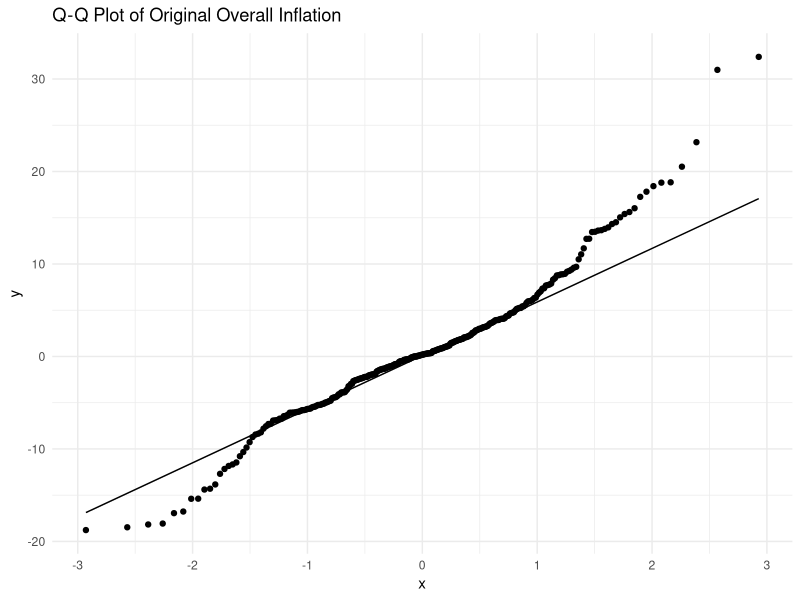
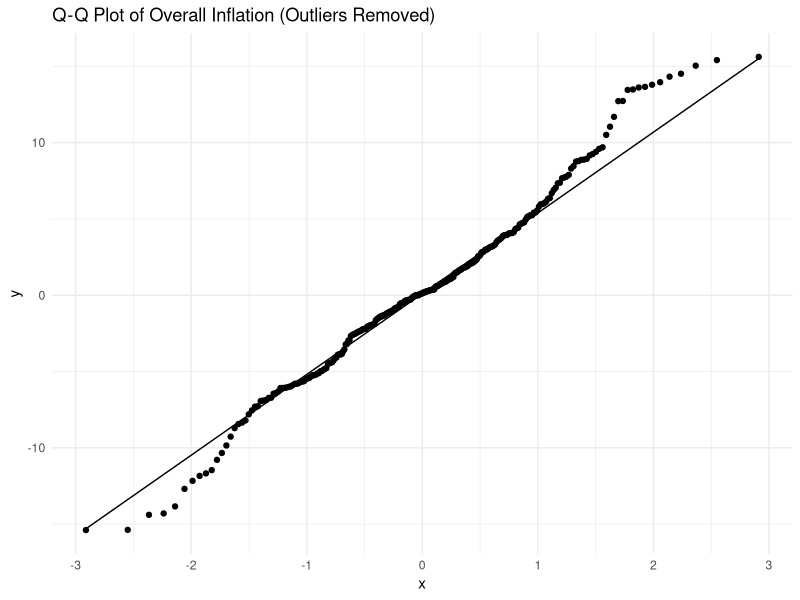
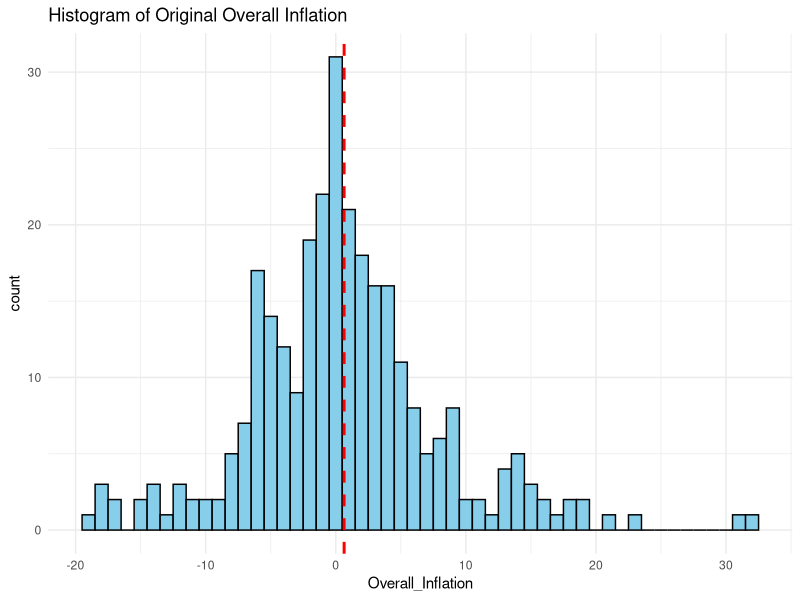
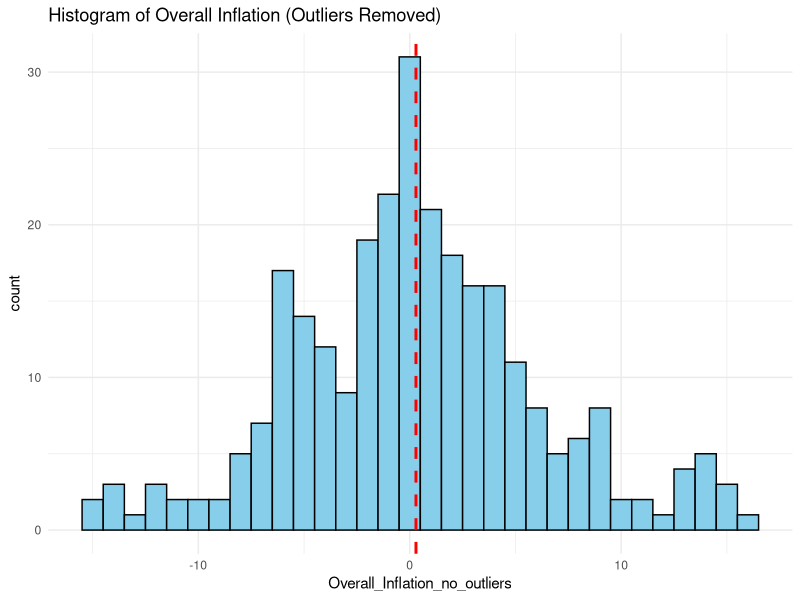
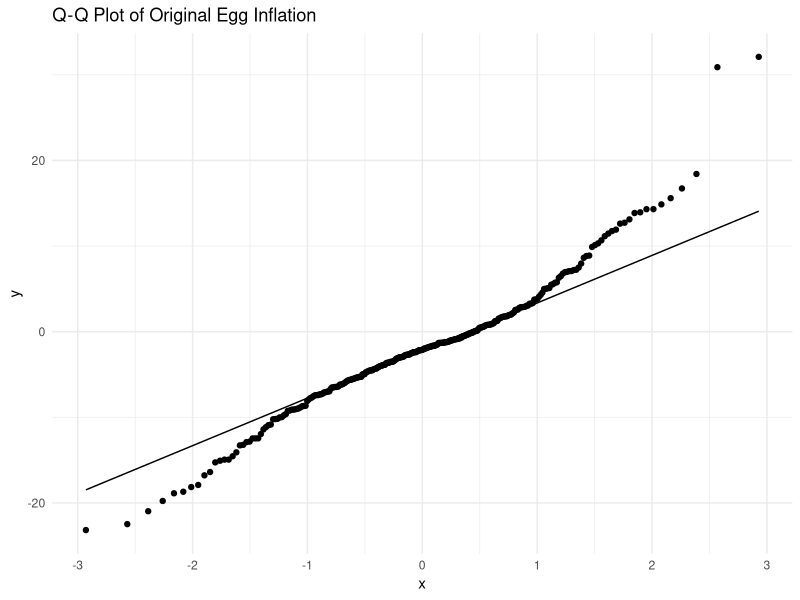
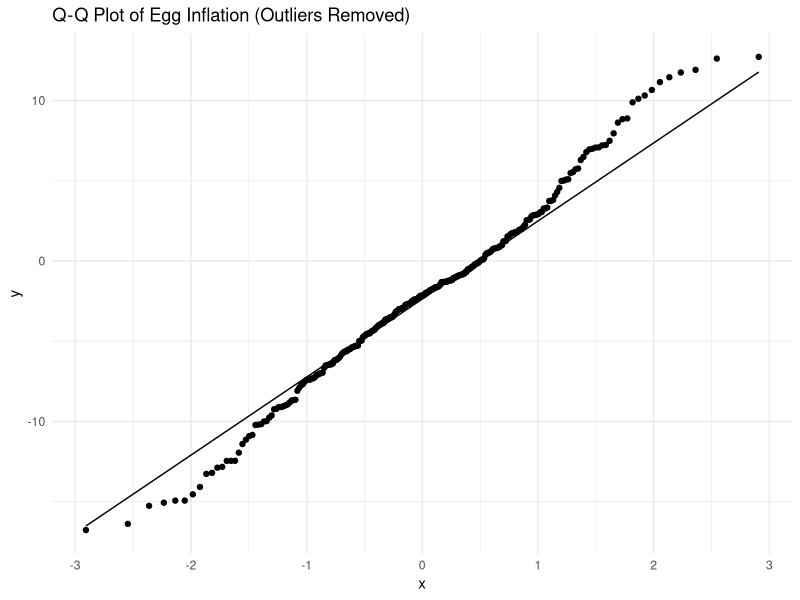
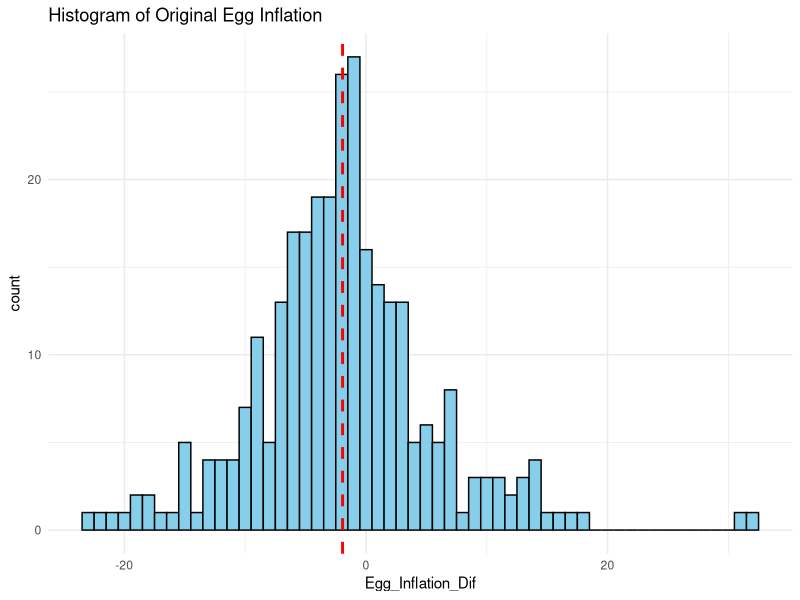
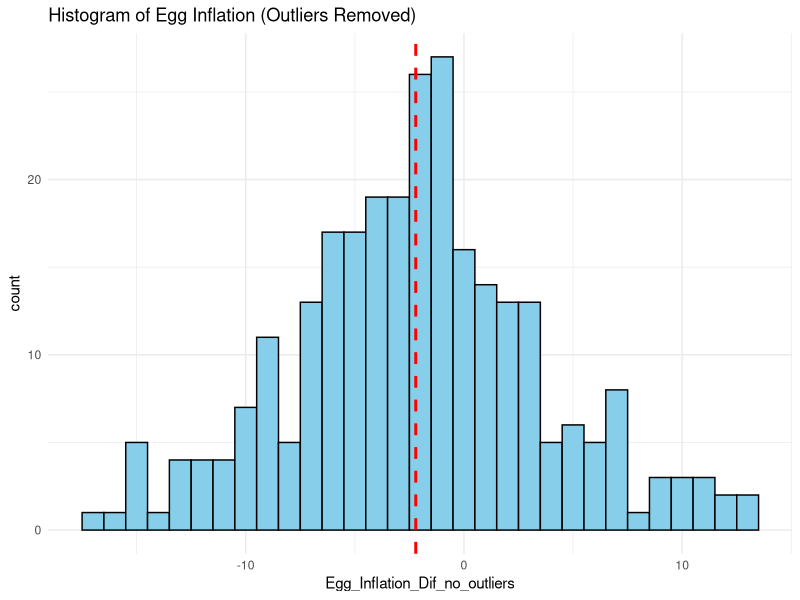

Write the R code that produced these figures, in order.
# Your existing code with modifications
library(tidyr)
library(dplyr)
library(lubridate)
library(ggplot2)


#import data
inflation_data <- read.csv("Data/City_Inflation_Differences.csv")


# Determine the most recent year and filter if necessary
max_year <- max(inflation_data$Year)
inflation_data_filtered <- inflation_data |>
  filter(Year > (max_year - 25))

# Reshape the filtered data
inflation_long <- inflation_data_filtered |>
  pivot_longer(
    cols = c(ends_with("Percentage_Change"), ends_with("Egg_Inflation_Dif")),
    names_to = c("Month", ".value"),
    names_pattern = "(.+)_(Percentage_Change|Egg_Inflation_Dif)"
  ) |>
  rename(
    Overall_Inflation = Percentage_Change,
    Egg_Inflation_Dif = Egg_Inflation_Dif
  ) |>
  mutate(
    Month = match(Month, month.abb),
    Date = ymd(paste(Year, Month, "01"))
  ) |>
  arrange(Date)

inflation_long <- inflation_long |>
  select(Year, Overall_Inflation, Egg_Inflation_Dif, Date)

#remove NA values
inflation_long <- inflation_long |>
  na.omit()


remove_outliers <- function(x, na.rm = TRUE, ...) {
  qnt <- quantile(x, probs=c(.25, .75), na.rm = na.rm, ...)
  H <- 1.5 * IQR(x, na.rm = na.rm)
  y <- x
  y[x < (qnt[1] - H)] <- NA
  y[x > (qnt[2] + H)] <- NA
  y
}

# Remove outliers from Overall_Inflation
inflation_long_no_outliers <- inflation_long %>%
  mutate(Overall_Inflation_no_outliers = remove_outliers(Overall_Inflation)) %>%
  filter(!is.na(Overall_Inflation_no_outliers))

# Remove outliers from Egg Inflation
inflation_long__egg_no_outliers <- inflation_long %>%
  mutate(Egg_Inflation_Dif_no_outliers = remove_outliers(Egg_Inflation_Dif)) %>%
  filter(!is.na(Egg_Inflation_Dif_no_outliers))

# Create Q-Q plots
qqplot_original <- ggplot(inflation_long, aes(sample = Overall_Inflation)) +
  stat_qq() + stat_qq_line() + theme_minimal() +
  labs(title = "Q-Q Plot of Original Overall Inflation")

qqplot_no_outliers <- ggplot(inflation_long_no_outliers, aes(sample = Overall_Inflation_no_outliers)) +
  stat_qq() + stat_qq_line() + theme_minimal() +
  labs(title = "Q-Q Plot of Overall Inflation (Outliers Removed)")

qqplot_egg_original <- ggplot(inflation_long, aes(sample = Egg_Inflation_Dif)) +
  stat_qq() + stat_qq_line() + theme_minimal() +
  labs(title = "Q-Q Plot of Original Egg Inflation")

qqplot_egg_no_outliers <- ggplot(inflation_long__egg_no_outliers, aes(sample = Egg_Inflation_Dif_no_outliers)) +
  stat_qq() + stat_qq_line() + theme_minimal() +
  labs(title = "Q-Q Plot of Egg Inflation (Outliers Removed)")


# Create histograms
histogram_original <- ggplot(inflation_long, aes(x = Overall_Inflation)) +
  geom_histogram(binwidth = 1, fill = "skyblue", color = "black") +
  geom_vline(aes(xintercept = mean(Overall_Inflation)), color = "red", linetype = "dashed", size = 1) +
  theme_minimal() +
  labs(title = "Histogram of Original Overall Inflation")

histogram_no_outliers <- ggplot(inflation_long_no_outliers, aes(x = Overall_Inflation_no_outliers)) +
  geom_histogram(binwidth = 1, fill = "skyblue", color = "black") +
  geom_vline(aes(xintercept = mean(Overall_Inflation_no_outliers)), color = "red", linetype = "dashed", size = 1) +
  theme_minimal() +
  labs(title = "Histogram of Overall Inflation (Outliers Removed)")

histogram_egg_original <- ggplot(inflation_long, aes(x = Egg_Inflation_Dif)) +
  geom_histogram(binwidth = 1, fill = "skyblue", color = "black") +
  geom_vline(aes(xintercept = mean(Egg_Inflation_Dif)), color = "red", linetype = "dashed", size = 1) +
  theme_minimal() +
  labs(title = "Histogram of Original Egg Inflation")

histogram_egg_no_outliers <- ggplot(inflation_long__egg_no_outliers, aes(x = Egg_Inflation_Dif_no_outliers)) +
  geom_histogram(binwidth = 1, fill = "skyblue", color = "black") +
  geom_vline(aes(xintercept = mean(Egg_Inflation_Dif_no_outliers)), color = "red", linetype = "dashed", size = 1) +
  theme_minimal() +
  labs(title = "Histogram of Egg Inflation (Outliers Removed)")

# Display plots
print(qqplot_original)
print(qqplot_no_outliers)
print(histogram_original)
print(histogram_no_outliers)

print(qqplot_egg_original)
print(qqplot_egg_no_outliers)
print(histogram_egg_original)
print(histogram_egg_no_outliers)

# Shapiro-Wilk test for normality
shapiro_test_original <- shapiro.test(inflation_long$Overall_Inflation)
shapiro_test_no_outliers <- shapiro.test(inflation_long_no_outliers$Overall_Inflation_no_outliers)
shapiro_test_egg_original <- shapiro.test(inflation_long$Egg_Inflation_Dif)
shapiro_test_egg_no_outliers <- shapiro.test(inflation_long__egg_no_outliers$Egg_Inflation_Dif_no_outliers)

print(shapiro_test_original)
print(shapiro_test_no_outliers)
print(shapiro_test_egg_original)
print(shapiro_test_egg_no_outliers)
